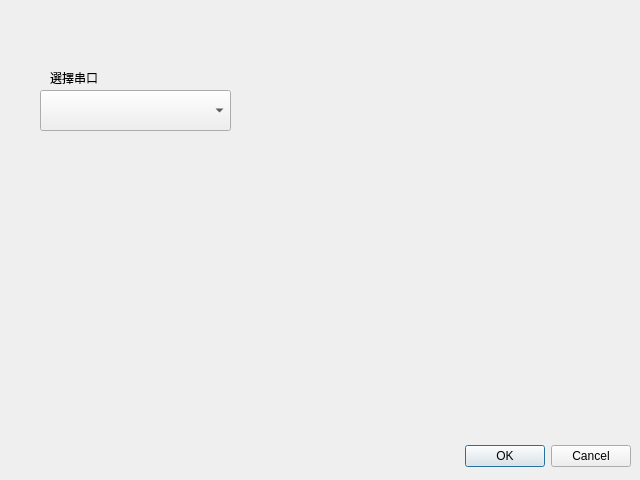
<?xml version="1.0" encoding="UTF-8"?>
<ui version="4.0">
 <class>Dialog</class>
 <widget class="QDialog" name="Dialog">
  <property name="geometry">
   <rect>
    <x>0</x>
    <y>0</y>
    <width>640</width>
    <height>480</height>
   </rect>
  </property>
  <property name="windowTitle">
   <string>Dialog</string>
  </property>
  <widget class="QDialogButtonBox" name="buttonBox">
   <property name="geometry">
    <rect>
     <x>10</x>
     <y>440</y>
     <width>621</width>
     <height>32</height>
    </rect>
   </property>
   <property name="orientation">
    <enum>Qt::Horizontal</enum>
   </property>
   <property name="standardButtons">
    <set>QDialogButtonBox::Cancel|QDialogButtonBox::Ok</set>
   </property>
  </widget>
  <widget class="QComboBox" name="serialPortOption">
   <property name="geometry">
    <rect>
     <x>40</x>
     <y>90</y>
     <width>191</width>
     <height>41</height>
    </rect>
   </property>
  </widget>
  <widget class="QLabel" name="label">
   <property name="geometry">
    <rect>
     <x>50</x>
     <y>70</y>
     <width>60</width>
     <height>16</height>
    </rect>
   </property>
   <property name="text">
    <string>選擇串口</string>
   </property>
  </widget>
 </widget>
 <resources/>
 <connections>
  <connection>
   <sender>buttonBox</sender>
   <signal>accepted()</signal>
   <receiver>Dialog</receiver>
   <slot>accept()</slot>
   <hints>
    <hint type="sourcelabel">
     <x>248</x>
     <y>254</y>
    </hint>
    <hint type="destinationlabel">
     <x>157</x>
     <y>274</y>
    </hint>
   </hints>
  </connection>
  <connection>
   <sender>buttonBox</sender>
   <signal>rejected()</signal>
   <receiver>Dialog</receiver>
   <slot>reject()</slot>
   <hints>
    <hint type="sourcelabel">
     <x>316</x>
     <y>260</y>
    </hint>
    <hint type="destinationlabel">
     <x>286</x>
     <y>274</y>
    </hint>
   </hints>
  </connection>
 </connections>
</ui>
